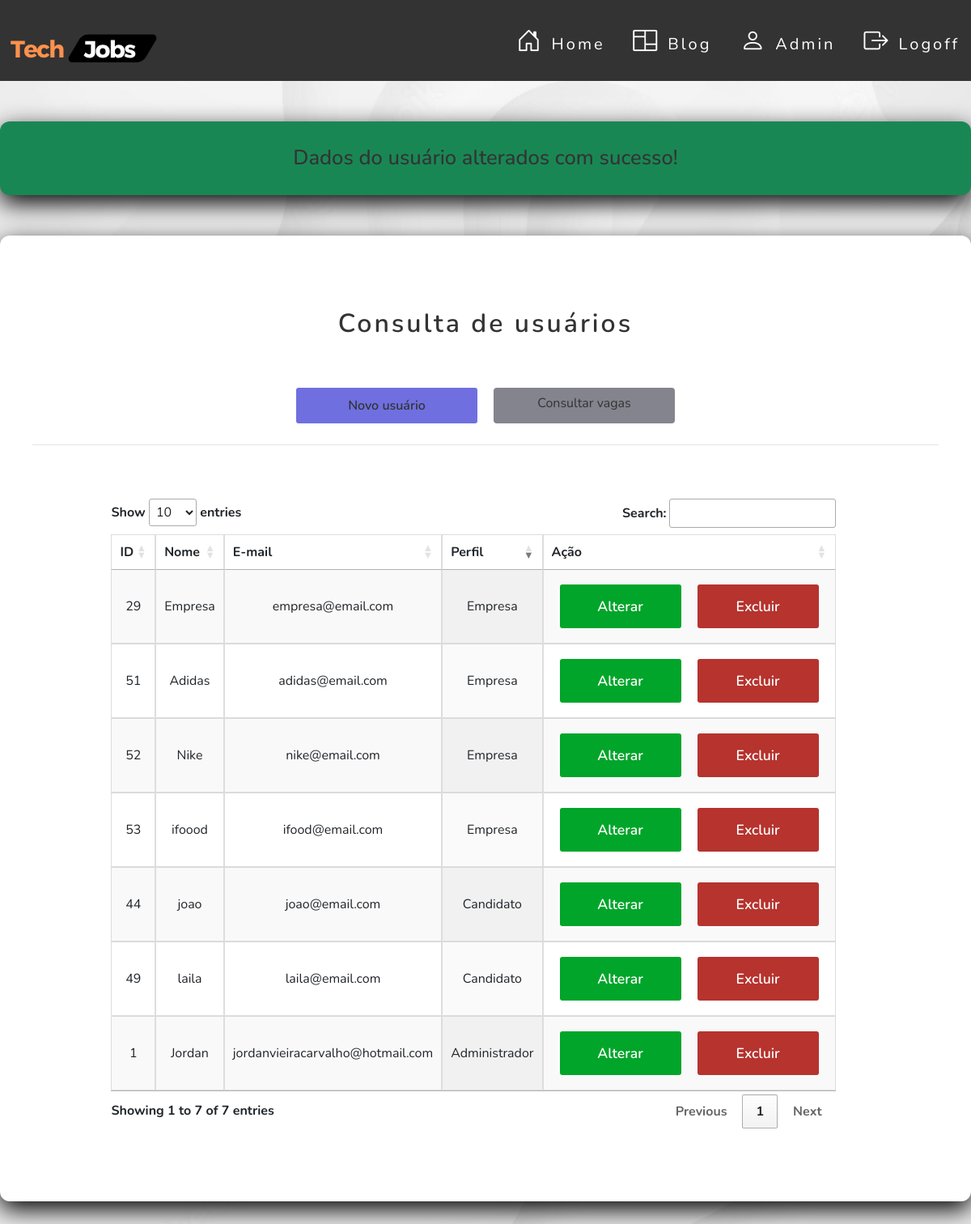
Page /usuarios/administrador/index.php?update=sucesso on the committed database.
### tables this page shows
CREATE TABLE `usuario` (
  `id` int NOT NULL,
  `nome` varchar(40) DEFAULT NULL,
  `razao_social` varchar(50) DEFAULT NULL,
  `cpf` varchar(20) DEFAULT NULL,
  `cnpj` varchar(18) DEFAULT NULL,
  `senha` varchar(50) DEFAULT NULL,
  `email` varchar(50) NOT NULL,
  `sexo` varchar(20) DEFAULT NULL,
  `ddi` varchar(6) DEFAULT NULL,
  `ddd` varchar(20) DEFAULT NULL,
  `numero` varchar(17) DEFAULT NULL,
  `cep` varchar(15) DEFAULT NULL,
  `cidade` varchar(30) DEFAULT NULL,
  `logradouro` varchar(10) DEFAULT NULL,
  `bairro` varchar(30) DEFAULT NULL,
  `lote` varchar(10) DEFAULT NULL,
  `rua` varchar(30) DEFAULT NULL,
  `complemento` varchar(20) DEFAULT NULL,
  `curriculo` varchar(100) NOT NULL,
  `perfil_id` int DEFAULT NULL
);

CREATE TABLE `perfil` (
  `id` int NOT NULL,
  `nome` varchar(50) NOT NULL
);

### src/database/conexao.php (called while the page is built)
<?php
class Conexao
{
    public static function getConexao()
    {
        try {
            return new PDO("mysql:host=127.0.0.1;dbname=techjobsdb", "root", "");
        } catch (\PDOException $e) {
            echo 'Error ao conectar com banco de dados. ' . $e->getMessage();
            return null;
        }
    }
}

### src/dao/usuariodao.php (called while the page is built, shortened)
<?php
include_once __DIR__ . '/../database/conexao.php';
class  UsuarioDAO
{
    private $dbh;
    public function __construct()
    {
        $this->dbh = Conexao::getConexao();
    }
    public function getAll()
    {
        $query = "SELECT * FROM usuario";
        $stmt = $this->dbh->query($query);
        $rows = $stmt->fetchAll();
        $this->dbh = null;
        return $rows;
    }
}

### src/dao/perfildao.php (called while the page is built, shortened)
<?php
include_once __DIR__ . '/../database/conexao.php';
class  PerfilDAO
{
    private $dbh;
    public function __construct()
    {
        $this->dbh = Conexao::getConexao();
    }
    public function getById(int $id)
    {
        $query = "SELECT * FROM perfil WHERE id = :id";
        $stmt = $this->dbh->prepare($query);
        $stmt->bindParam(":id", $id);
        $stmt->execute();
        $row = $stmt->fetch(PDO::FETCH_BOTH);
        $this->dbh = null;
        return $row;
    }
}

### usuarios/administrador/index.php (the view, shortened to what this page needs)
<?php
require_once __DIR__ . '/../../src/dao/usuariodao.php';
require_once __DIR__ . '/../../src/dao/perfildao.php';
$dao = new UsuarioDAO();
$usuarios = $dao->getAll();
$quantidadeRegistros = count($usuarios);
?>
<link href="../../assets/css/button.css" rel="stylesheet">
<link href="../../assets/css/style.css" rel="stylesheet">
<link href="../../assets/css/usuario.css" rel="stylesheet">
<link rel="stylesheet"
      href="https://maxcdn.bootstrapcdn.com/bootstrap/4.0.0/css/bootstrap.min.css"
>
<link rel="stylesheet" href="https://cdn.jsdelivr.net/npm/bootstrap-icons@1.11.1/font/bootstrap-icons.css">
<link rel="stylesheet" href="https://cdnjs.cloudflare.com/ajax/libs/font-awesome/4.7.0/css/font-awesome.min.css"
/>
<link href="https://unpkg.com/progressive-image@1.2.0/dist/index.css" rel="stylesheet" type="text/css">
<link href="https://unpkg.com/aos@2.3.1/dist/aos.css" rel="stylesheet">
<link rel="stylesheet" href="https://cdn.jsdelivr.net/npm/bootstrap-icons@1.11.1/font/bootstrap-icons.css">
<link href=" https://cdn.datatables.net/1.13.6/css/jquery.dataTables.min.css" rel="stylesheet" type="text/css"/>
<header class="main-header">
    <nav class="main-header-content">
        <div class="logo">
            <a href="../../view/home.php">
                <img src="../../assets/img/Tech%20(1).svg" alt="" width="200px" height="100px">
            </a>
        </div>
        <nav class="menu">
            <ul>
                <li class="item-menu">
                    <a href="../../view/home.php">
                        <span class="icon"><i class="bi bi-house-door"></i></span>
                        <span class="txt-link">Home</span>
                    </a>
                </li>
                <li class="item-menu">
                    <a href="../../view/blog.php">
                        <span class="icon"><i class="bi bi-columns"></i></span>
                        <span class="txt-link">Blog</span>
                    </a>
                </li>
                <li class="item-menu">
                    <a href="index.php ">
                        <span class="icon"><i class="bi bi-person"></i></span>
                        <span class="txt-link">Admin</span>
                    </a>
                </li>
                <li class="item-menu">
                    <a href="../../auth/logoff.php">
                        <span class="icon"><i class="bi bi-box-arrow-right"></i></span>
                        <span class="txt-link">Logoff</span>
                    </a>
                </li>
            </ul>
        </nav>
    </nav>
</header>
<main class="main-information">
    <?php if (isset($_GET['update']) && $_GET['update'] == 'sucesso') { ?>
        <div class="update-confirmation-success">
            <div class="update-confirmation-header">
                <h2>Dados do usuário alterados com sucesso!</h2>
            </div>
        </div>
    <?php } else if (isset($_GET['update']) && $_GET['update'] == 'erro') { ?>
    <div class="update-confirmation-error">
        <div class="update-confirmation-header">
            <h2>Erro ao alterar dados do usuário!</h2>
        </div>
        <?php } ?>
    <div class="card-information">
        <header class="card-information-header">
            <h2>Consulta de usuários</h2>
        </header>
        <section class="section__btn">
            <a class="btn-blue" href="create.php">Novo usuário</a>
            <a class="btn" href="../../vaga/index.php">Consultar vagas</a>
        </section>
        <hr>
        <div class="container">
            <div class="row text ">
                <div class="col-md-12">
                    <div class="card-body font-weight-bold card-information-main">
                        <div class="card-information-box">
                            <section>
                                <table id="example" class="display" style="width:100%">
                                    <thead>
                                    <tr>
                                        <th>ID</th>
                                        <th>Nome</th>
                                        <th>E-mail</th>
                                        <th>Perfil</th>
                                        <th>Ação</th>
                                    </tr>
                                    </thead>
                                    <tbody>
                                    <?php if ($quantidadeRegistros == "0") : ?>
                                        <tr>
                                            <td colspan="4">Não existem usuários cadastrados.</td>
                                        </tr>
                                    <?php else : ?>
                                        <?php foreach ($usuarios as $usuario):
                                            $id = $usuario['perfil_id'];
                                            $dao1 = new PerfilDAO();
                                            $perfil = $dao1->getById($id);
                                            ?>
                                            <tr>
                                                <td><?php echo $usuario['id']; ?></td>
                                                <td><?= htmlspecialchars($usuario['nome']); ?></td>
                                                <td><?= htmlspecialchars($usuario['email']); ?></td>
                                                <td><?= htmlspecialchars($perfil['nome']); ?></td>
                                                <td class="td__operacao">
                                                    <a class="btnalterar"
                                                       href="edit.php?id=<?= $usuario['id']; ?>">Alterar</a>
                                                    <a class="btnexcluir"
                                                       href="delete.php?id=<?= $usuario['id']; ?>"
                                                       onclick="return confirm('Deseja confirmar a operação?');">Excluir</a>
                                                </td>
                                            </tr>
                                        <?php endforeach; ?>
                                    <?php endif; ?>
                                    </tbody>
                                </table>
                            </section>
                        </div>
                    </div>
                </div>
            </div>
        </div>
    </div>
</main>

### assets/css/button.css (style rules this page uses)
.section__btn { display: flex; justify-content: center; }
.btn { border: none; padding: 10px; margin: 10px; width: 130px; background-color: rgb(132, 132, 142); color: #333333; text-align: center; text-decoration: none; font-weight: 600; border-radius: 3px; flex-basis: 20%; cursor: pointer; transition: 0.6s; }
.btn-blue { border: none; padding: 10px; margin: 10px; width: 130px; background-color: rgb(111, 111, 224); color: #333333; text-align: center; text-decoration: none; font-weight: 600; border-radius: 3px; flex-basis: 20%; cursor: pointer; transition: 0.6s; }
.btnalterar { border: none; width: 150px; padding: 15px 0px; background-color: rgb(1, 165, 42); color: #fff; text-align: center; text-decoration: none; font-size: 1.1rem; font-weight: 600; border-radius: 3px; display: inline-block; margin: 10px; transition: 0.4s; }
.btnexcluir { border: none; width: 150px; padding: 15px 0px; background-color: rgb(182, 51, 46); color: #fff; text-align: center; text-decoration: none; font-size: 1.1rem; font-weight: 600; border-radius: 3px; display: inline-block; margin: 10px; transition: 0.4s; }
.update-confirmation-success { width: 100%; background: #198754; border-radius: 12px; box-shadow: 0 10px 30px rgb(0, 0, 0); margin: 50px auto; }
.update-confirmation-header { margin: 50px auto; }
.update-confirmation-header>h2 { color: #333333; padding: 30px; text-align: center; font-size: 1.6rem; }

### assets/css/style.css (style rules this page uses)
* { margin: 0; padding: 0; box-sizing: border-box; font-family: Nunito, Arial, Helvetica, sans-serif; }
.main-header { width: 100%; background: #333333; padding: 10px 0; height: 100px; }
.main-header .main-header-content { display: flex; max-width: 1800px; margin: 0 auto; justify-content: space-between; height: 100%; }
.main-header .main-header-content .logo { flex-basis: 25%; border: none !important; }
.main-header .main-header-content .logo a { text-decoration: none; font-size: 1.5rem; letter-spacing: 3px; color: coral; padding: 5px; transition: .5s; }
nav.menu { transition: .2s; }
.menu ul { list-style-type: none; display: flex; }
.menu ul li.item-menu a { color: #ffffff; text-decoration: none; transition: .5s; font-size: 20px; padding: 25px 4%; display: flex; margin-bottom: 20px; line-height: 40px; cursor: pointer; letter-spacing: 3px; }
.menu ul li.item-menu a .txt-link { margin-left: 10px; margin-right: 20px; }
.menu ul li.item-menu a .icon { font-size: 30px; margin-left: 15px; }
a { text-decoration: none }

### assets/css/usuario.css (style rules this page uses)
.text { text-align: center; width: 100%; }
.main-information { max-width: 1300px; margin: 0 auto; }
.card-information { width: 100%; background: #ffffff; border-radius: 12px; box-shadow: 0 10px 30px rgb(0, 0, 0); margin: 40px auto; padding: 40px; }
.card-information-header { margin: 30px; flex-basis: 50%; }
.card-information-header > h2 { color: #333333; font-weight: 600; margin: 0 auto; letter-spacing: 3px; text-align: center; border: none; outline: none; padding: 20px 0; }
.card-information-main { display: flex; flex-wrap: wrap; justify-content: center; }
.card-information-box { display: block; flex-wrap: wrap; flex-basis: 40%; margin: 30px 50px; }
.update-confirmation-success { width: 100%; background: #198754; border-radius: 12px; box-shadow: 0 10px 30px rgb(0, 0, 0); margin: 50px auto; }
.update-confirmation-header { margin: 50px auto; }
.update-confirmation-header > h2 { color: #333333; padding: 30px; text-align: center; font-size: 1.6rem; }
table { font-family: arial, sans-serif; border-collapse: collapse; width: 100%; }
td, th { border: 1px solid #dddddd; text-align: center; padding: 20px; }
tr:nth-child(even) { background-color: #dddddd; }
.td__operacao { display: flex; }

### rows in the picture
usuario: id "1", nome "Jordan", email "jordanvieiracarvalho@hotmail.com", perfil.nome "Administrador"
usuario: id "29", nome "Empresa", email "empresa@email.com", perfil.nome "Empresa"
usuario: id "44", nome "joao", email "joao@email.com", perfil.nome "Candidato"
usuario: id "49", nome "laila", email "laila@email.com", perfil.nome "Candidato"
usuario: id "51", nome "Adidas", email "adidas@email.com", perfil.nome "Empresa"
usuario: id "52", nome "Nike", email "nike@email.com", perfil.nome "Empresa"
usuario: id "53", nome "ifoood", email "ifood@email.com", perfil.nome "Empresa"
